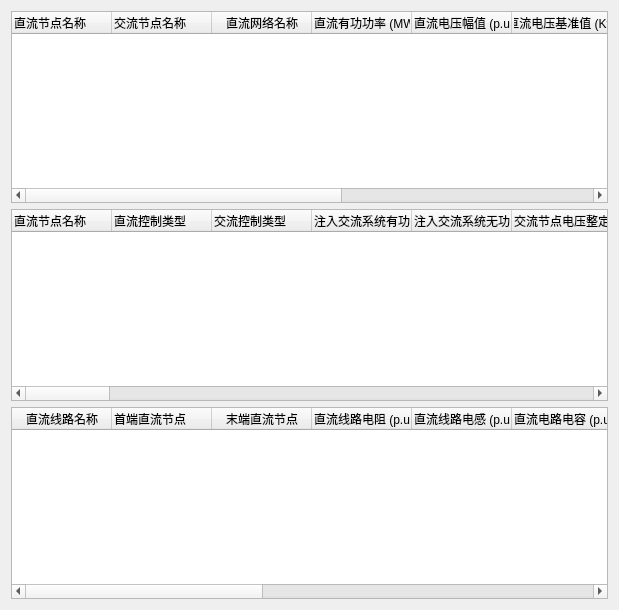
          <widget class="QWidget" name="tab">
           <attribute name="title">
            <string>VSC-HVDC系统</string>
           </attribute>
           <layout class="QGridLayout" name="gridLayout_2">
            <item row="0" column="0">
             <widget class="QTableWidget" name="tableWidget_1">
              <property name="sizePolicy">
               <sizepolicy hsizetype="Expanding" vsizetype="Preferred">
                <horstretch>0</horstretch>
                <verstretch>0</verstretch>
               </sizepolicy>
              </property>
              <property name="minimumSize">
               <size>
                <width>597</width>
                <height>0</height>
               </size>
              </property>
              <property name="alternatingRowColors">
               <bool>false</bool>
              </property>
              <property name="showGrid">
               <bool>true</bool>
              </property>
              <column>
               <property name="text">
                <string>直流节点名称</string>
               </property>
               <property name="textAlignment">
                <set>AlignJustify|AlignVCenter</set>
               </property>
              </column>
              <column>
               <property name="text">
                <string>交流节点名称</string>
               </property>
               <property name="textAlignment">
                <set>AlignJustify|AlignVCenter</set>
               </property>
              </column>
              <column>
               <property name="text">
                <string>直流网络名称</string>
               </property>
              </column>
              <column>
               <property name="text">
                <string>直流有功功率 (MW)</string>
               </property>
               <property name="textAlignment">
                <set>AlignJustify|AlignVCenter</set>
               </property>
              </column>
              <column>
               <property name="text">
                <string>直流电压幅值 (p.u.)</string>
               </property>
               <property name="textAlignment">
                <set>AlignJustify|AlignVCenter</set>
               </property>
              </column>
              <column>
               <property name="text">
                <string>直流电压基准值 (Kv)</string>
               </property>
              </column>
              <column>
               <property name="text">
                <string>直流电压最大值 (p.u.)</string>
               </property>
               <property name="textAlignment">
                <set>AlignJustify|AlignVCenter</set>
               </property>
              </column>
              <column>
               <property name="text">
                <string>直流电压最小值 (p.u.)</string>
               </property>
               <property name="textAlignment">
                <set>AlignJustify|AlignVCenter</set>
               </property>
              </column>
              <column>
               <property name="text">
                <string>对地电容 (p.u.)</string>
               </property>
               <property name="textAlignment">
                <set>AlignJustify|AlignVCenter</set>
               </property>
              </column>
             </widget>
            </item>
            <item row="1" column="0">
             <widget class="QTableWidget" name="tableWidget_2">
              <property name="sizePolicy">
               <sizepolicy hsizetype="Expanding" vsizetype="Preferred">
                <horstretch>0</horstretch>
                <verstretch>0</verstretch>
               </sizepolicy>
              </property>
              <column>
               <property name="text">
                <string>直流节点名称</string>
               </property>
               <property name="textAlignment">
                <set>AlignJustify|AlignVCenter</set>
               </property>
              </column>
              <column>
               <property name="text">
                <string>直流控制类型</string>
               </property>
               <property name="textAlignment">
                <set>AlignJustify|AlignVCenter</set>
               </property>
              </column>
              <column>
               <property name="text">
                <string>交流控制类型</string>
               </property>
               <property name="textAlignment">
                <set>AlignJustify|AlignVCenter</set>
               </property>
              </column>
              <column>
               <property name="text">
                <string>注入交流系统有功功率 (MW)</string>
               </property>
               <property name="textAlignment">
                <set>AlignJustify|AlignVCenter</set>
               </property>
              </column>
              <column>
               <property name="text">
                <string>注入交流系统无功功率 (MVar)</string>
               </property>
               <property name="textAlignment">
                <set>AlignJustify|AlignVCenter</set>
               </property>
              </column>
              <column>
               <property name="text">
                <string>交流节点电压整定值 (p.u.)</string>
               </property>
               <property name="textAlignment">
                <set>AlignJustify|AlignVCenter</set>
               </property>
              </column>
              <column>
               <property name="text">
                <string>换流变压器电阻 (p.u.)</string>
               </property>
               <property name="textAlignment">
                <set>AlignJustify|AlignVCenter</set>
               </property>
              </column>
              <column>
               <property name="text">
                <string>换流变压器电抗 (p.u.)</string>
               </property>
               <property name="textAlignment">
                <set>AlignJustify|AlignVCenter</set>
               </property>
              </column>
              <column>
               <property name="text">
                <string>滤波器电纳 (p.u.)</string>
               </property>
               <property name="textAlignment">
                <set>AlignJustify|AlignVCenter</set>
               </property>
              </column>
              <column>
               <property name="text">
                <string>移相器电阻 (p.u.)</string>
               </property>
               <property name="textAlignment">
                <set>AlignJustify|AlignVCenter</set>
               </property>
              </column>
              <column>
               <property name="text">
                <string>移相器电抗 (p.u.)</string>
               </property>
               <property name="textAlignment">
                <set>AlignJustify|AlignVCenter</set>
               </property>
              </column>
              <column>
               <property name="text">
                <string>交流电压基准值 (Kv)</string>
               </property>
               <property name="textAlignment">
                <set>AlignJustify|AlignVCenter</set>
               </property>
              </column>
              <column>
               <property name="text">
                <string>交流电压最大值 (p.u.)</string>
               </property>
               <property name="textAlignment">
                <set>AlignJustify|AlignVCenter</set>
               </property>
              </column>
              <column>
               <property name="text">
                <string>交流电压最小值 (p.u.)</string>
               </property>
               <property name="textAlignment">
                <set>AlignJustify|AlignVCenter</set>
               </property>
              </column>
              <column>
               <property name="text">
                <string>交流电流最大值 (p.u.)</string>
               </property>
               <property name="textAlignment">
                <set>AlignJustify|AlignVCenter</set>
               </property>
              </column>
              <column>
               <property name="text">
                <string>停运状态</string>
               </property>
               <property name="textAlignment">
                <set>AlignJustify|AlignVCenter</set>
               </property>
              </column>
              <column>
               <property name="text">
                <string>损耗系统A</string>
               </property>
               <property name="textAlignment">
                <set>AlignJustify|AlignVCenter</set>
               </property>
              </column>
              <column>
               <property name="text">
                <string>损耗系统B</string>
               </property>
               <property name="textAlignment">
                <set>AlignJustify|AlignVCenter</set>
               </property>
              </column>
              <column>
               <property name="text">
                <string>损耗系统C1</string>
               </property>
               <property name="textAlignment">
                <set>AlignJustify|AlignVCenter</set>
               </property>
              </column>
              <column>
               <property name="text">
                <string>损耗系统C2</string>
               </property>
               <property name="textAlignment">
                <set>AlignJustify|AlignVCenter</set>
               </property>
              </column>
              <column>
               <property name="text">
                <string>电压下垂控制系数 (MW/p.u.)</string>
               </property>
               <property name="textAlignment">
                <set>AlignJustify|AlignVCenter</set>
               </property>
              </column>
              <column>
               <property name="text">
                <string>电压下垂控制功率整定值 (MW)</string>
               </property>
               <property name="textAlignment">
                <set>AlignJustify|AlignVCenter</set>
               </property>
              </column>
              <column>
               <property name="text">
                <string>电压下垂控制电压整定值 (p.u.)</string>
               </property>
               <property name="textAlignment">
                <set>AlignJustify|AlignVCenter</set>
               </property>
              </column>
              <column>
               <property name="text">
                <string>电压下垂控制死区值 (p.u.)</string>
               </property>
               <property name="textAlignment">
                <set>AlignJustify|AlignVCenter</set>
               </property>
              </column>
              <column>
               <property name="text">
                <string>换流器交流侧电压幅值 (p.u.)</string>
               </property>
               <property name="textAlignment">
                <set>AlignJustify|AlignVCenter</set>
               </property>
              </column>
              <column>
               <property name="text">
                <string>换流器交流侧电压相角 (度)</string>
               </property>
               <property name="textAlignment">
                <set>AlignJustify|AlignVCenter</set>
               </property>
              </column>
              <column>
               <property name="text">
                <string>换流器产生的有功功率 (MW)</string>
               </property>
               <property name="textAlignment">
                <set>AlignJustify|AlignVCenter</set>
               </property>
              </column>
              <column>
               <property name="text">
                <string>换流器产生无无功功率 (MVar)</string>
               </property>
               <property name="textAlignment">
                <set>AlignJustify|AlignVCenter</set>
               </property>
              </column>
              <column>
               <property name="text">
                <string>换流器有功损耗 (MW)</string>
               </property>
               <property name="textAlignment">
                <set>AlignJustify|AlignVCenter</set>
               </property>
              </column>
              <column>
               <property name="text">
                <string>滤波器电压幅值 (p.u.)</string>
               </property>
               <property name="textAlignment">
                <set>AlignJustify|AlignVCenter</set>
               </property>
              </column>
              <column>
               <property name="text">
                <string>滤波器电压相角 (度)</string>
               </property>
               <property name="textAlignment">
                <set>AlignJustify|AlignVCenter</set>
               </property>
              </column>
              <column>
               <property name="text">
                <string>滤波器有功功率 (MW)</string>
               </property>
               <property name="textAlignment">
                <set>AlignJustify|AlignVCenter</set>
               </property>
              </column>
              <column>
               <property name="text">
                <string>换流变压器流向滤波器的无功功率 (MVar)</string>
               </property>
               <property name="textAlignment">
                <set>AlignJustify|AlignVCenter</set>
               </property>
              </column>
              <column>
               <property name="text">
                <string>移相器流向滤波器的无功功率 (MVar)</string>
               </property>
               <property name="textAlignment">
                <set>AlignJustify|AlignVCenter</set>
               </property>
              </column>
             </widget>
            </item>
            <item row="2" column="0">
             <widget class="QTableWidget" name="tableWidget_3">
              <property name="sizePolicy">
               <sizepolicy hsizetype="Expanding" vsizetype="Preferred">
                <horstretch>0</horstretch>
                <verstretch>0</verstretch>
               </sizepolicy>
              </property>
              <column>
               <property name="text">
                <string>直流线路名称</string>
               </property>
              </column>
              <column>
               <property name="text">
                <string>首端直流节点</string>
               </property>
               <property name="textAlignment">
                <set>AlignJustify|AlignVCenter</set>
               </property>
              </column>
              <column>
               <property name="text">
                <string>末端直流节点</string>
               </property>
              </column>
              <column>
               <property name="text">
                <string>直流线路电阻 (p.u.)</string>
               </property>
               <property name="textAlignment">
                <set>AlignJustify|AlignVCenter</set>
               </property>
              </column>
              <column>
               <property name="text">
                <string>直流线路电感 (p.u.)</string>
               </property>
               <property name="textAlignment">
                <set>AlignJustify|AlignVCenter</set>
               </property>
              </column>
              <column>
               <property name="text">
                <string>直流电路电容 (p.u.)</string>
               </property>
               <property name="textAlignment">
                <set>AlignJustify|AlignVCenter</set>
               </property>
              </column>
              <column>
               <property name="text">
                <string>长期最大容量 (MVA)</string>
               </property>
               <property name="textAlignment">
                <set>AlignJustify|AlignVCenter</set>
               </property>
              </column>
              <column>
               <property name="text">
                <string>短期最大容量 (MVA)</string>
               </property>
               <property name="textAlignment">
                <set>AlignJustify|AlignVCenter</set>
               </property>
              </column>
              <column>
               <property name="text">
                <string>紧急最大容量 (MVA)</string>
               </property>
               <property name="textAlignment">
                <set>AlignJustify|AlignVCenter</set>
               </property>
              </column>
              <column>
               <property name="text">
                <string>线路状态</string>
               </property>
               <property name="textAlignment">
                <set>AlignJustify|AlignVCenter</set>
               </property>
              </column>
              <column>
               <property name="text">
                <string>线路首端注入功率 (MW)</string>
               </property>
               <property name="textAlignment">
                <set>AlignJustify|AlignVCenter</set>
               </property>
              </column>
              <column>
               <property name="text">
                <string>线路末端注入功率 (MW)</string>
               </property>
               <property name="textAlignment">
                <set>AlignJustify|AlignVCenter</set>
               </property>
              </column>
             </widget>
            </item>
           </layout>
          </widget>
